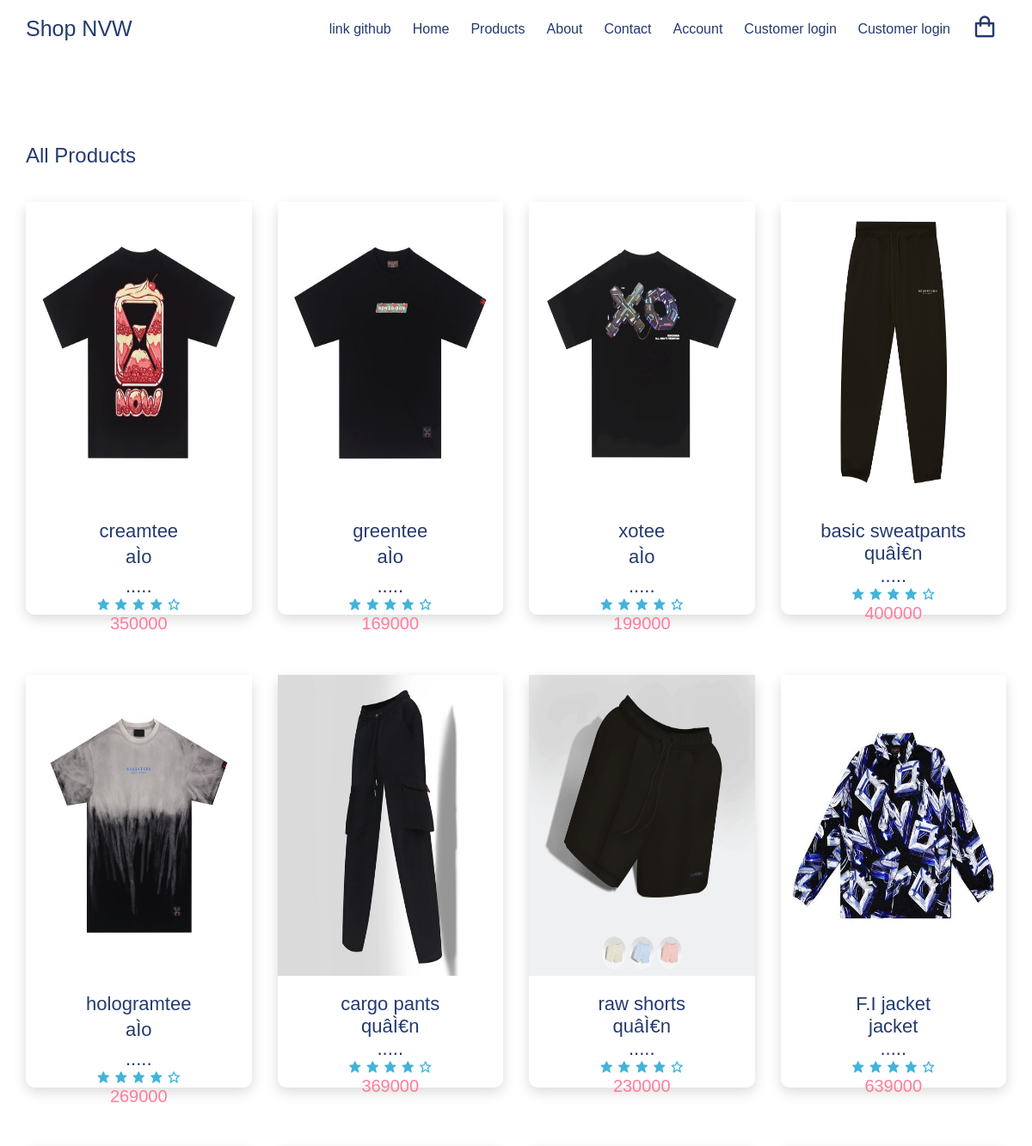
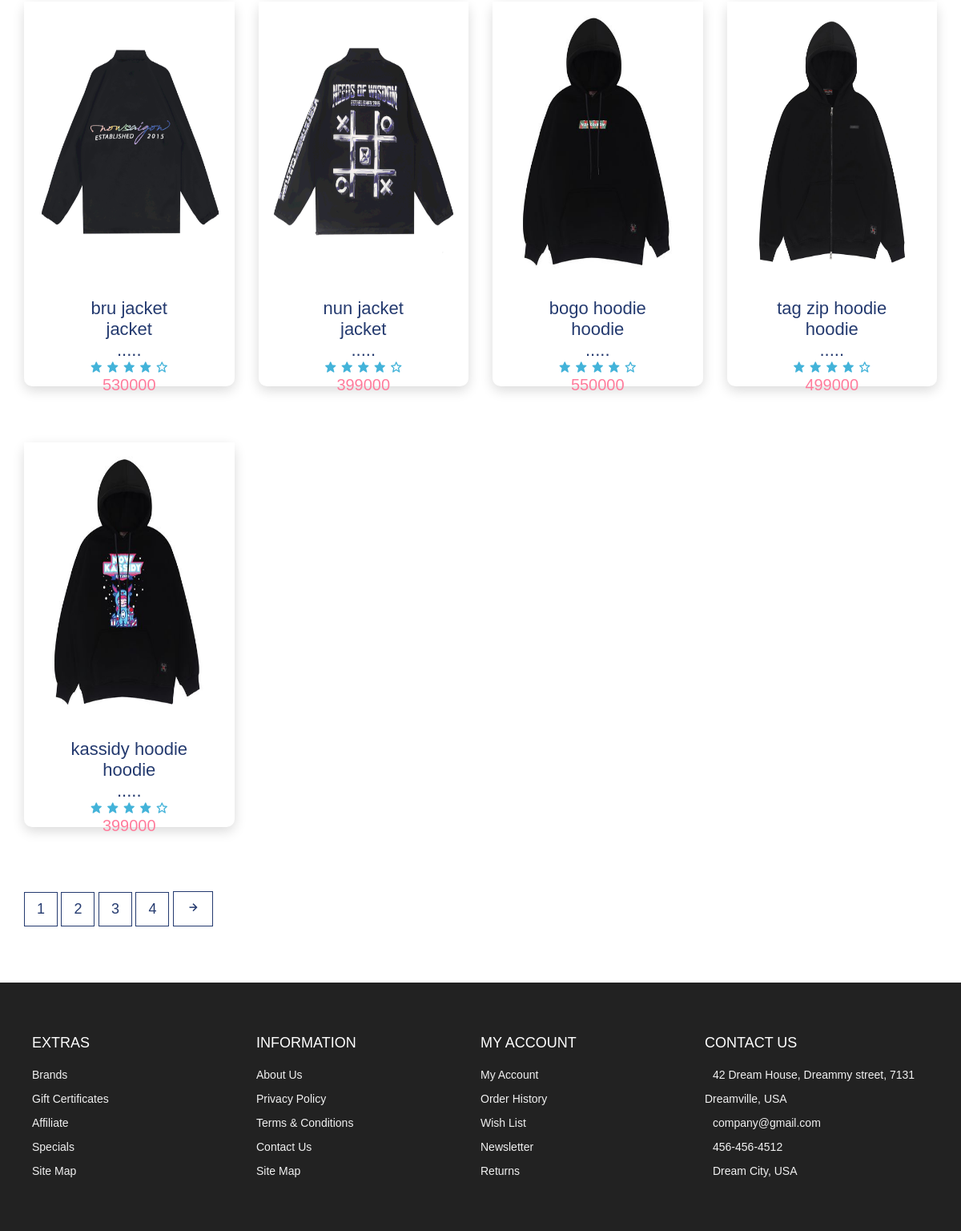
The page /product.php on the database its author committed (2 pictures, top to bottom).
### tables this page shows
CREATE TABLE IF NOT EXISTS `product` (
  `productID` int(11) NOT NULL AUTO_INCREMENT,
  `productName` text NOT NULL,
  `catID` int(11) NOT NULL,
  `mota` varchar(255) NOT NULL,
  `image` varchar(255) NOT NULL,
  `price` varchar(255) NOT NULL,
  `size` int(11) NOT NULL,
  PRIMARY KEY (`productID`)
);

### lib/session.php (called while the page is built, shortened)
<?php
class Session{
 public static function get($key){
    if (isset($_SESSION[$key])) {
     return $_SESSION[$key];
    } else {
     return false;
    }
 }
}
?>

### classes/product.php (called while the page is built, shortened)
<?php
$filepath=realpath(dirname(__FILE__));
include_once ($filepath.'/../lib/database.php');
include_once ($filepath.'/../helpers/format.php');
class product
{
    private $db;
    public function __construct()
    {
        $this->db=new Database();
    }
    public function getpro(){
        $query="select * from product ";
        $result=$this->db->select($query);
        return $result;
    }
}
?>

### lib/database.php (called while the page is built, shortened)
<?php
Class Database{
   public $host   = DB_HOST;
   public $user   = DB_USER;
   public $pass   = DB_PASS;
   public $dbname = DB_NAME;
   public $link;
private function connectDB(){
   $this->link = new mysqli($this->host, $this->user, $this->pass,
    $this->dbname);
 }
public function select($query){
  $result = $this->link->query($query) or
   die($this->link->error.__LINE__);
  if($result->num_rows > 0){
    return $result;
  } else {
    return false;
  }
 }
}

### helpers/format.php (called while the page is built, shortened)
<?php
class Format{
 public function textShorten($text, $limit = 400){
    $text = $text. " ";
    $text = substr($text, 0, $limit);
    $text = substr($text, 0, strrpos($text, ' '));
    $text = $text.".....";
    return $text;
 }
}
?>

### product.php (the view, shortened to what this page needs)
<!DOCTYPE html>
<html lang="en">
<head>
    <link rel="stylesheet" href="https://cdn.jsdelivr.net/npm/boxicons@latest/css/boxicons.min.css" />
    <link rel="stylesheet" href="./css/styles.css" />
</head>
<body>
    <?php
        include'inc/header.php';
    ?>
    <section class="section all-products" id="products">
        <div class="top container">
            <h1>All Products</h1>
        </div>
        <div class="product-center container">
        <?php
          $product_get=$product->getpro();
          if($product_get){
              while($result=$product_get->fetch_assoc()){
        ?>
            <div class="product">
                <div class="product-header">
                    <img src="admin/uploads/<?php echo $result['image'] ?>" alt="">
                </div>
                <div class="product-footer">
                    <a href="#">
                        <h3><?php echo $result['productName'] ?></h3>
                        <h3><?php echo $fm->textShorten($result['mota'],70 ) ?></h3>
                    </a>
                    <div class="rating">
                        <i class="bx bxs-star"></i>
                        <i class="bx bxs-star"></i>
                        <i class="bx bxs-star"></i>
                        <i class="bx bxs-star"></i>
                        <i class="bx bx-star"></i>
                    </div>
                    <h4 class="price"><?php echo $result['price'] ?></h4>
                </div>
            </div>
            <?php
              }
            }
            ?>
        </div>
    </section>
    <section class="pagination">
        <div class=" container">
            <span>1</span>
            <span>2</span>
            <span>3</span>
            <span>4</span>
            <span><i class='bx bx-right-arrow-alt'></i></span>
        </div>
    </section>
    <footer id="footer" class="section footer">
        <div class="container">
            <div class="footer-container">
                <div class="footer-center">
                    <h3>EXTRAS</h3>
                    <a href="#">Brands</a>
                    <a href="#">Gift Certificates</a>
                    <a href="#">Affiliate</a>
                    <a href="#">Specials</a>
                    <a href="#">Site Map</a>
                </div>
                <div class="footer-center">
                    <h3>INFORMATION</h3>
                    <a href="#">About Us</a>
                    <a href="#">Privacy Policy</a>
                    <a href="#">Terms & Conditions</a>
                    <a href="#">Contact Us</a>
                    <a href="#">Site Map</a>
                </div>
                <div class="footer-center">
                    <h3>MY ACCOUNT</h3>
                    <a href="#">My Account</a>
                    <a href="#">Order History</a>
                    <a href="#">Wish List</a>
                    <a href="#">Newsletter</a>
                    <a href="#">Returns</a>
                </div>
                <div class="footer-center">
                    <h3>CONTACT US</h3>
                    <div>
                        42 Dream House, Dreammy street, 7131 Dreamville, USA
                    </div>
                    <div>
                        company@gmail.com
                    </div>
                    <div>
                        456-456-4512
                    </div>
                    <div>
                        Dream City, USA
                    </div>
                </div>
            </div>
        </div>
    </footer>
</body>
</html>

### inc/header.php (shortened to what this page needs)
<?php
include 'lib/session.php';
?>
<?php
include_once 'lib/database.php';
include_once 'helpers/format.php';
  $fm=new Format();
  $product=new product();
?>
 <nav class="nav">
      <div class="navigation container">
        <div class="logo">
          <h1>Shop NVW</h1>
        </div>
        <div class="menu">
          <ul class="nav-list">
          <li class="nav-item">
              <a href="index.php" class="nav-link ">link github</a>
            </li>
            <li class="nav-item">
              <a href="index.php" class="nav-link ">Home</a>
            </li>
            <li class="nav-item">
              <a href="product.php" class="nav-link">Products</a>
            </li>
            <li class="nav-item">
              <a href="#about" class="nav-link scroll-link">About</a>
            </li>
            <li class="nav-item">
              <a href="#contact" class="nav-link scroll-link">Contact</a>
            </li>
            <li class="nav-item">
              <a href="admin/login.php" class="nav-link ">Account</a>
            </li>
            <li class="nav-item">
            <?php
              $login_check=Session::get('customer_login');
              if($login_check==false){
                echo '<a href="login.php" class="nav-link ">Customer login</a>';
              }else{
                echo '<a href="?customer_id='.Session::get('customer_id').'" class="nav-link ">Customer logout</a>';
              }
            ?>
              <a href="login.php" class="nav-link ">Customer login</a>
            </li>
            <li class="nav-item">
              <a href="cart.php" class="nav-link icon"><i class="bx bx-shopping-bag"></i></a>
            </li>
          </ul>
        </div>
      </div>
    </nav>

### css/styles.css (style rules this page uses)
:root { --white: #fff; --black: #222; --pink: #f60091; --grey: #444; --grey2: #959595; --grey-alt: #d1e2e9; --yellow: #ffd800; --green: #59b210; }
*, *::before, *::after { margin: 0; padding: 0; box-sizing: inherit; }
html { scroll-behavior: smooth; box-sizing: border-box; font-size: 62.5%; }
body { font-family: "Poppins", sans-serif; font-size: 1.6rem; font-weight: 400; background-color: #fff; color: #243a6f; position: relative; z-index: 1; }
h1, h2, h3, h4 { font-weight: 500; }
a { color: inherit; text-decoration: none; }
img { max-width: 100%; }
li { list-style: none; }
.container { max-width: 120rem; margin: 0 auto; }
@media only screen and (max-width: 1200px) { .container { padding: 0 3rem; } }
.nav { padding: 1.6rem 0; }
.navigation { display: flex; align-items: center; justify-content: space-between; }
.logo h1 { font-size: 2.5rem; }
.nav-list { display: flex; align-items: center; }
.nav-item:not(:last-child) { margin-right: 0.5rem; }
.nav-link:link, .nav-link:visited { padding: 0.8rem 1rem; transition: all 300ms ease-in-out; }
.nav-link.icon { font-size: 3rem; }
.section { padding: 10rem 0 5rem 0; }
.product-center { display: grid; grid-template-columns: repeat(auto-fit, minmax(25rem, 1fr)); gap: 7rem 3rem; }
.product { height: 48rem; background-color: #fff; box-shadow: 0 0.5rem 1.5rem rgba(0, 0, 0, 0.15); border-radius: 1rem; text-align: center; transition: all 300ms ease-in-out; }
.product-header { position: relative; height: 35rem; background-color: #f6f2f1; transition: all 300ms ease-in-out; z-index: 0; }
.product-header img { height: 100%; }
.product-footer { padding: 2rem 1.6rem 1.6rem 1.6rem; }
.product-footer h3 { font-size: 2.2rem; }
.rating { color: #43b3d9; }
.product-footer .price { color: #ff7c9c; font-size: 2rem; }
.footer { background-color: var(--black); padding: 6rem 1rem; line-height: 3rem; }
.footer-container { display: grid; grid-template-columns: repeat(4, 1fr); color: var(--white); }
.footer-center a:link, .footer-center a:visited { display: block; color: #f1f1f1; font-size: 1.4rem; transition: 0.6s; }
.footer-center div { color: #f1f1f1; font-size: 1.4rem; }
.footer-center h3 { font-size: 1.8rem; font-weight: 400; margin-bottom: 1rem; }
.section .top { display: flex; align-items: center; justify-content: space-between; margin-bottom: 4rem; }
.pagination { padding: 3rem 0 5rem 0; }
.pagination span { display: inline-block; padding: 1rem 1.5rem; border: 1px solid #243a6f; font-size: 1.8rem; margin-bottom: 2rem; cursor: pointer; transition: all 300ms ease-in-out; }

### rows shown on the page
product: image (picture), productName "creamtee", mota "aÌo .....", price "350000"
product: image (picture), productName "greentee", mota "aÌo .....", price "169000"
product: image (picture), productName "xotee", mota "aÌo .....", price "199000"
product: image (picture), productName "basic sweatpants", mota "quâÌ€n .....", price "400000"
product: image (picture), productName "hologramtee", mota "aÌo .....", price "269000"
product: image (picture), productName "cargo pants", mota "quâÌ€n .....", price "369000"
product: image (picture), productName "raw shorts", mota "quâÌ€n .....", price "230000"
product: image (picture), productName "F.I jacket", mota "jacket .....", price "639000"
product: image (picture), productName "bru jacket", mota "jacket .....", price "530000"
product: image (picture), productName "nun jacket", mota "jacket .....", price "399000"
product: image (picture), productName "bogo hoodie", mota "hoodie .....", price "550000"
product: image (picture), productName "tag zip hoodie", mota "hoodie .....", price "499000"
product: image (picture), productName "kassidy hoodie", mota "hoodie .....", price "399000"
